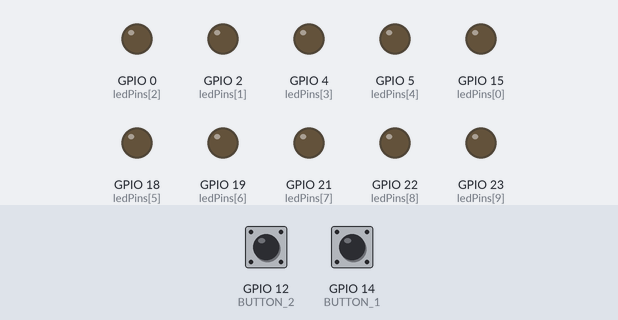
A program run on a simulated ESP32. Shown: output pins drawn as LEDs (lit = HIGH). Dashed ring = blinking. Inputs (shaded band) come from the test bench; at power-on: GPIO 12 (BUTTON_2) HIGH, GPIO 14 (BUTTON_1) HIGH.

Above: at 1.2 s.
1.3 s: GPIO 12 (BUTTON_2) pulled LOW for 0.15 s
At 2.7 s:
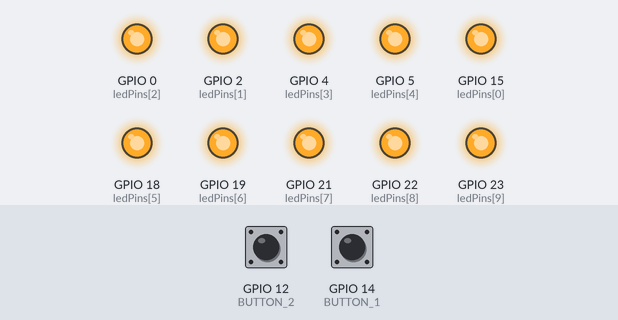
4.3 s: GPIO 12 (BUTTON_2) pulled LOW for 1 s
At 4.62 s:
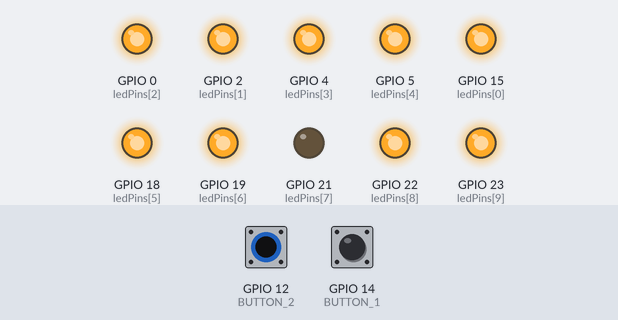
7.3 s: GPIO 14 (BUTTON_1) pulled LOW for 0.15 s
At 7.52 s:
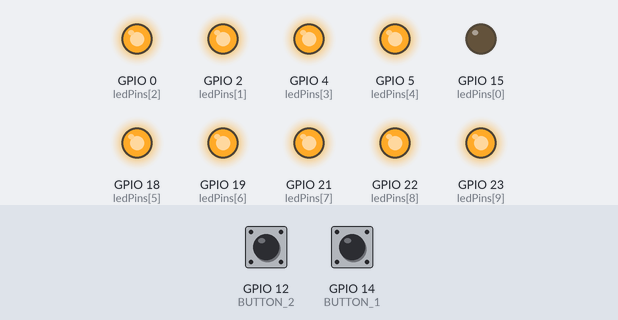
10.3 s: GPIO 14 (BUTTON_1) pulled LOW for 1 s
At 10.62 s:
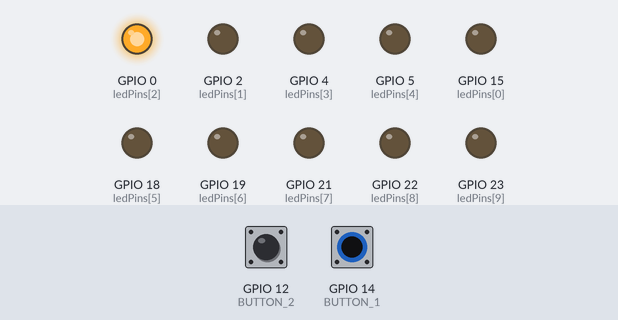
13.3 s: GPIO 12 (BUTTON_2) pulled LOW for 3.2 s
At 13.52 s:
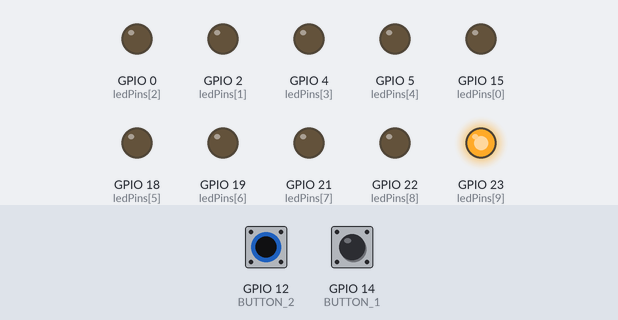
18.0 s: GPIO 12 (BUTTON_2) pulsed LOW 5 times (0.12 s each, 0.3 s apart)
At 19.32 s:
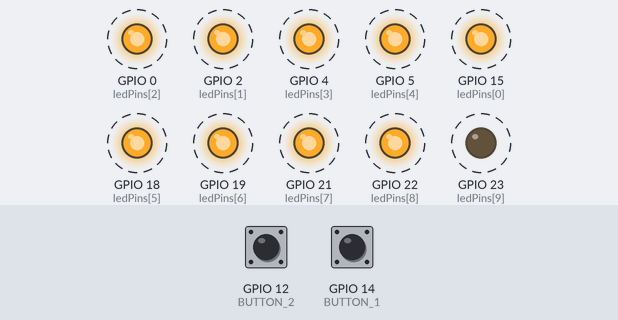
Timing chart, 0 to 21.7 s (numbered marks = the images above; inputs shaded):
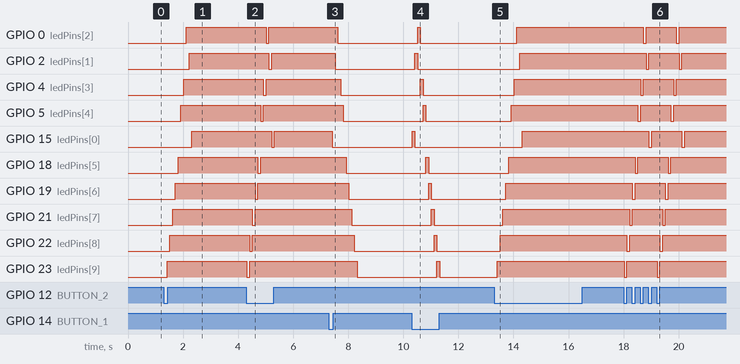

Measured:
- after the input at 1.3 s, GPIO 0 (ledPins[2]): LOW → HIGH after 0.82 s; GPIO 2 (ledPins[1]): LOW → HIGH after 0.92 s; GPIO 4 (ledPins[3]): LOW → HIGH after 0.72 s; GPIO 5 (ledPins[4]): LOW → HIGH after 0.62 s; GPIO 15 (ledPins[0]): LOW → HIGH after 1.0 s
- after the input at 4.3 s, GPIO 0 (ledPins[2]): HIGH → LOW after 0.72 s, → HIGH 0.10 s later; GPIO 2 (ledPins[1]): HIGH → LOW after 0.82 s, → HIGH 0.10 s later
- after the input at 7.3 s, GPIO 0 (ledPins[2]): HIGH → LOW after 0.32 s; GPIO 2 (ledPins[1]): HIGH → LOW after 0.22 s; GPIO 4 (ledPins[3]): HIGH → LOW after 0.42 s; GPIO 5 (ledPins[4]): HIGH → LOW after 0.52 s; GPIO 15 (ledPins[0]): HIGH → LOW after 0.12 s
- after the input at 10.3 s, GPIO 0 (ledPins[2]): LOW → HIGH after 0.22 s, → LOW 0.10 s later; GPIO 2 (ledPins[1]): LOW → HIGH after 0.12 s, → LOW 0.10 s later; GPIO 4 (ledPins[3]): LOW → HIGH after 0.32 s, → LOW 0.10 s later; GPIO 5 (ledPins[4]): LOW → HIGH after 0.42 s, → LOW 0.10 s later; GPIO 15 (ledPins[0]): LOW → HIGH at once, → LOW 0.10 s later
- after the input at 13.3 s, GPIO 0 (ledPins[2]): LOW → HIGH after 0.82 s; GPIO 2 (ledPins[1]): LOW → HIGH after 0.92 s; GPIO 4 (ledPins[3]): LOW → HIGH after 0.72 s; GPIO 5 (ledPins[4]): LOW → HIGH after 0.62 s; GPIO 15 (ledPins[0]): LOW → HIGH after 1.0 s
- after the input at 18.0 s, GPIO 0 (ledPins[2]): alternates HIGH for 1.1 s and LOW for 0.10 s, 4 changes in all, then stays HIGH, starting after 0.72 s; GPIO 2 (ledPins[1]): alternates HIGH for 1.1 s and LOW for 0.10 s, starting after 0.82 s

The program:

main.cpp
```cpp
#include <Arduino.h>

#define BUTTON_1 14
#define BUTTON_2 12
byte ledPins[] = {15, 2, 0, 4, 5, 18, 19, 21, 22, 23};
int ledCount;

void setup()
{
  pinMode(BUTTON_1, INPUT_PULLUP);
  pinMode(BUTTON_2, INPUT_PULLUP);

  ledCount = sizeof(ledPins);
  for (int i = 0; i < ledCount; i++)
  {
    pinMode(ledPins[i], OUTPUT);
  }
}

void loop()
{
  if (digitalRead(BUTTON_1) == LOW)
  {
    delay(20);
    for (int i = 0; i < ledCount; i++)
    {
      digitalWrite(ledPins[i], HIGH);
      delay(100);
      digitalWrite(ledPins[i], LOW);
    }
    while (digitalRead(BUTTON_1) == LOW)
      ;
    delay(20);
  }
  if (digitalRead(BUTTON_2) == LOW)
  {
    delay(20);
    for (int i = ledCount - 1; i > -1; i--)
    {
      digitalWrite(ledPins[i], LOW);
      delay(100);
      digitalWrite(ledPins[i], HIGH);
    }
    while (digitalRead(BUTTON_2) == LOW)
      ;
    delay(20);
  }
}
```
